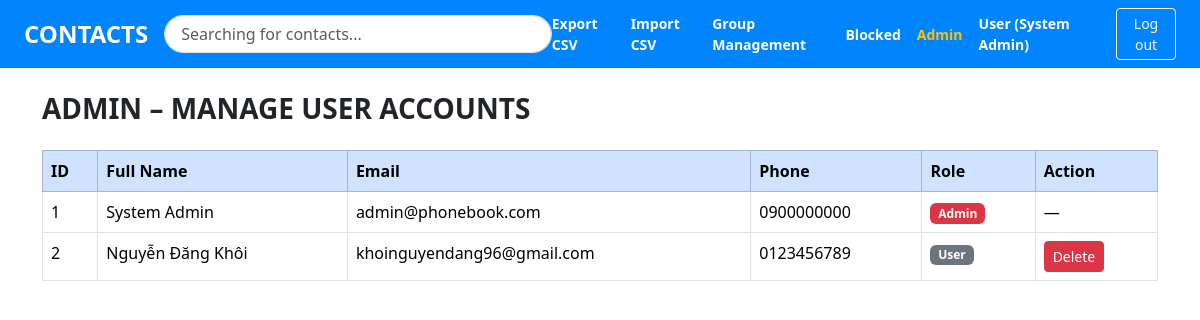
/admin/users (signed in), run on the app's committed database.
### tables this page shows
CREATE TABLE USERS (
        userID INTEGER PRIMARY KEY AUTOINCREMENT,
        fullName VARCHAR(100) NOT NULL,
        dateOfBirth DATE,
        gender VARCHAR(10),
        address VARCHAR(255),
        phoneNumber VARCHAR(20) NOT NULL,
        password VARCHAR(255) NOT NULL,
        email VARCHAR(100) UNIQUE NOT NULL,
        role VARCHAR(20) DEFAULT 'User'
    );

### controllers/auth_controller.py (the view)
@router.get("/admin/users")
def admin_users_page(request: Request, msg: str = "", error: str = ""):
    if request.session.get("role") != "Admin":
        return RedirectResponse(url="/", status_code=303)
    users = User.viewUserAccounts()
    return templates.TemplateResponse(request=request, name="admin_users.html", context={"users": users, "msg": msg, "error": error})

### views/templates/admin_users.html
{% extends "base.html" %}
{% block content %}
<h3 class="fw-bold mb-4">ADMIN – MANAGE USER ACCOUNTS</h3>
<table class="table table-bordered table-hover">
    <thead class="table-primary">
        <tr><th>ID</th><th>Full Name</th><th>Email</th><th>Phone</th><th>Role</th><th>Action</th></tr>
    </thead>
    <tbody>
    {% for u in users %}
        <tr>
            <td>{{ u.userID }}</td>
            <td>{{ u.fullName }}</td>
            <td>{{ u.email }}</td>
            <td>{{ u.phoneNumber }}</td>
            <td><span class="badge bg-{{ 'danger' if u.role == 'Admin' else 'secondary' }}">{{ u.role }}</span></td>
            <td>
                {% if u.role != 'Admin' %}
                <form method="post" action="/admin/users/{{ u.userID }}/delete" onsubmit="return confirm('Delete user account {{ u.email }}?');">
                    <button type="submit" class="btn btn-sm btn-danger">Delete</button>
                </form>
                {% else %}—{% endif %}
            </td>
        </tr>
    {% endfor %}
    </tbody>
</table>
{% endblock %}

### views/templates/base.html (shortened to what this page needs)
<!DOCTYPE html>
<html lang="en">
<head>
    <link href="https://cdn.jsdelivr.net/npm/bootstrap@5.3.2/dist/css/bootstrap.min.css" rel="stylesheet">
    <link rel="stylesheet" href="/static/style.css">
</head>
<body>
{% if request.session.get("user_id") %}
<nav class="navbar navbar-expand-lg navbar-dark navbar-custom px-4 py-2">
    <a class="navbar-brand fw-bold fs-4" href="/">CONTACTS</a>
    <form class="d-flex mx-auto" style="width: 38%;" action="/" method="get">
        <input class="form-control rounded-pill px-3" type="search" name="q" value="{{ q or '' }}" placeholder="Searching for contacts...">
    </form>
    <div class="d-flex align-items-center gap-3">
        <a href="/export" class="text-white text-decoration-none small fw-semibold">Export CSV</a>
        <a href="#" class="text-white text-decoration-none small fw-semibold" data-bs-toggle="modal" data-bs-target="#importModal">Import CSV</a>
        <a href="/groups" class="text-white text-decoration-none small fw-semibold">Group Management</a>
        <a href="/blocked" class="text-white text-decoration-none small fw-semibold">Blocked</a>
        {% if request.session.get("role") == "Admin" %}
        <a href="/admin/users" class="text-warning text-decoration-none small fw-bold">Admin</a>
        {% endif %}
        <a href="/profile" class="text-white text-decoration-none small fw-semibold">User ({{ request.session.get("user_name") }})</a>
        <a href="/logout" class="btn btn-sm btn-outline-light">Log out</a>
    </div>
</nav>
{% endif %}
<div class="container mt-4">
    {% block content %}{% endblock %}
</div>
</body>
</html>

### views/static/style.css (style rules this page uses)
body { background-color: #ffffff; font-family: 'Segoe UI', Tahoma, Geneva, Verdana, sans-serif; }
.navbar-custom { background-color: #0084ff; }

### data on the page
USERS: session.get "System Admin", userID "1", fullName "System Admin", email "admin@phonebook.com", phoneNumber "0900000000", role "Admin"
USERS: userID "2", fullName "Nguyễn Đăng Khôi", email "khoinguyendang96@gmail.com", phoneNumber "0123456789", role "User"
